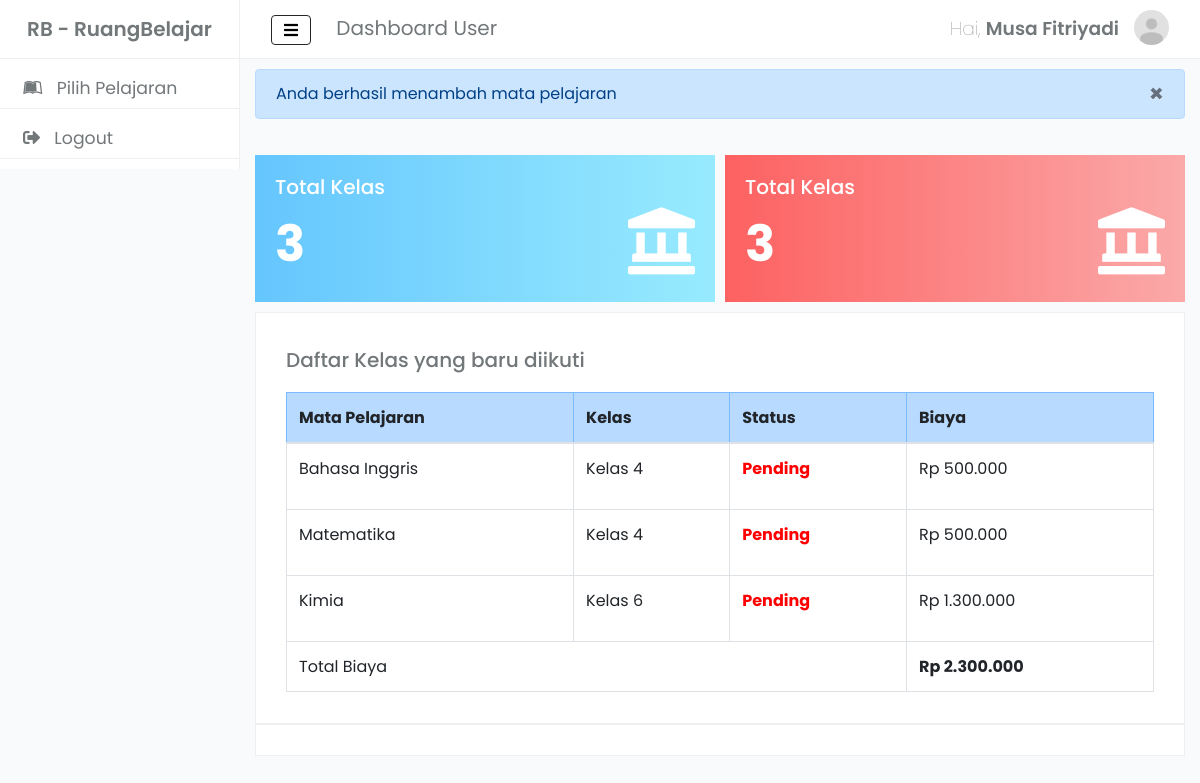
The page /user/index.php?pesan=suksesditambah (signed in) on the database its author committed.
### tables this page shows
CREATE TABLE `pilihmapel` (
  `id` char(2) NOT NULL,
  `email` varchar(300) NOT NULL,
  `kelas` enum('Kelas 4','Kelas 5','Kelas 6','') NOT NULL,
  `Status` enum('Pending','Sukses') NOT NULL,
  `Biaya` int(11) NOT NULL
);

CREATE TABLE `matapelajaran` (
  `Id` char(2) NOT NULL,
  `NamaMapel` varchar(30) NOT NULL
);

### user/control/tampildata.php (the view, shortened to what this page needs)
<?php
	include '../database/config.php';
	$email = $_SESSION['email'];
	$data = mysqli_query($koneksi, "select matapelajaran.NamaMapel, pilihmapel.kelas, pilihmapel.Status, pilihmapel.Biaya from matapelajaran join pilihmapel
		on matapelajaran.Id = pilihmapel.id where pilihmapel.email = '$email' AND pilihmapel.Status= 'Pending'");
 ?>
  <?php
   if(mysqli_num_rows($data)>0)
   {
     $totalbiaya=0;
     ?>
     <div class="row">
                   <div class="col">
                     <h5 style="margin: 10px 0px 10px 0px; padding: 10px 0px">Daftar Kelas yang baru diikuti</h5>
                   </div>
                 </div>
                 <div class="row">
                   <div class="col">
       <table class="table table-bordered">
         <thead>
           <tr class="table-primary">
             <th scope="col">Mata Pelajaran</th>
             <th scope="col">Kelas</th>
             <th scope="col">Status</th>
             <th scope="col">Biaya</th>
           </tr>
         </thead>
         <tbody>
           <?php
           function rupiah($angka){
             $hasil_rupiah = "Rp " . number_format($angka,0,',','.');
             return $hasil_rupiah;
           }
           while($d = mysqli_fetch_array($data)){
         ?>
           <tr>
             <td><?php echo $d['NamaMapel']; ?></td>
             <td><?php echo $d['kelas']; ?></td>
             <td><p style="color: red;font-weight: bold"><?php echo $d['Status']; ?></p></td>
             <td><?php echo rupiah($d['Biaya']); ?></td>
           </tr>
         <?php
         $totalbiaya += $d['Biaya'];
          }
         ?>
         <tr>
           <td colspan="3">Total Biaya</td>
           <td><b><?= rupiah($totalbiaya) ?></b></td>
         </tr>
         </tbody>
       </table>
                             </div>
                 </div>
   <?php
   }else{
     echo "<h5 style='text-align:center;'>Anda Tidak Mengikuti Kelas Apapun</h5>";
   }
   ?>

### assets/custom/userdashboard.css (style rules this page uses)
body { font-family: 'Poppins', sans-serif; margin: 0px; background-color: #f9fafb!important; color: #72777a; }
.row { margin: 0px; }
table { background: #fff; }

### rows shown on the page
pilihmapel: id.NamaMapel "Bahasa Inggris", kelas "Kelas 4", Status "Pending", Biaya "Rp 500.000"
pilihmapel: id.NamaMapel "Matematika", kelas "Kelas 4", Status "Pending", Biaya "Rp 500.000"
pilihmapel: id.NamaMapel "Kimia", kelas "Kelas 6", Status "Pending", Biaya "Rp 1.300.000"

### other values the page prints
$_SESSION['nama'] "Musa Fitriyadi"
$count "3 3"
rupiah($totalbiaya) "Rp 2.300.000"
